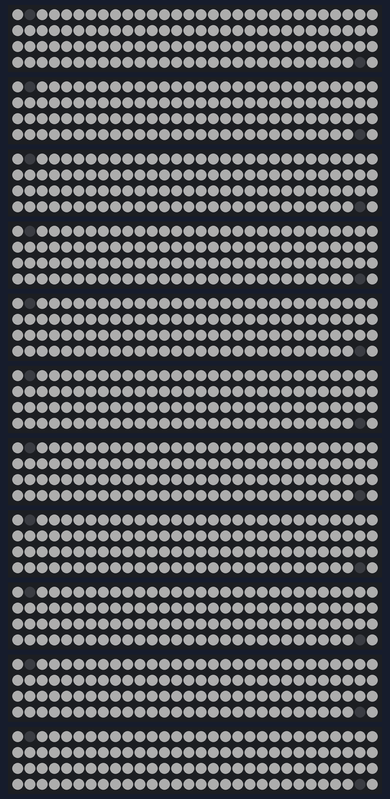
Simulated run of this sketch. Board: ESP32. Shown: 11 × 120 RGB LEDs in strip order, left to right, continuing on the next row. Dim RGB values are drawn brighter than linear.

Above: at 4.9 s.

The sketch:

rgb_reciver_final.ino
```cpp
#include "freertos/FreeRTOS.h"
#include "freertos/task.h"
#include "freertos/queue.h"
#include "driver/gpio.h"
#include "esp_log.h"
#include "esp_attr.h"
//#include <FastLED_NeoPixel.h>
#include <Adafruit_NeoPixel.h>

#ifdef __AVR__
#include <avr/power.h>
#endif

#define INTERRUPT_PIN GPIO_NUM_17  // Eingangspin für Interrupt
#define STRIPE1 GPIO_NUM_0
#define STRIPE2 GPIO_NUM_1
#define STRIPE3 GPIO_NUM_2
#define STRIPE4 GPIO_NUM_3
#define STRIPE5 GPIO_NUM_15
#define STRIPE6 GPIO_NUM_16
#define STRIPE7 GPIO_NUM_18
#define STRIPE8 GPIO_NUM_48
#define STRIPE9 GPIO_NUM_45
#define STRIPE10 GPIO_NUM_46
#define STRIPE11 GPIO_NUM_47

#define NUMBPIXELS 120


static const char *TAG = "ISR_QUEUE";

static QueueHandle_t gpio_evt_queue = NULL;
static int pin_level_glob = 0;
hw_timer_t *myTimer = NULL;
Adafruit_NeoPixel pixels1(NUMBPIXELS, STRIPE1, NEO_GRB + NEO_KHZ800);
Adafruit_NeoPixel pixels2(NUMBPIXELS, STRIPE2, NEO_GRB + NEO_KHZ800);
Adafruit_NeoPixel pixels3(NUMBPIXELS, STRIPE3, NEO_GRB + NEO_KHZ800);
Adafruit_NeoPixel pixels4(NUMBPIXELS, STRIPE4, NEO_GRB + NEO_KHZ800);
Adafruit_NeoPixel pixels5(NUMBPIXELS, STRIPE5, NEO_GRB + NEO_KHZ800);
Adafruit_NeoPixel pixels6(NUMBPIXELS, STRIPE6, NEO_GRB + NEO_KHZ800);
Adafruit_NeoPixel pixels7(NUMBPIXELS, STRIPE7, NEO_GRB + NEO_KHZ800);
Adafruit_NeoPixel pixels8(NUMBPIXELS, STRIPE8, NEO_GRB + NEO_KHZ800);
Adafruit_NeoPixel pixels9(NUMBPIXELS, STRIPE9, NEO_GRB + NEO_KHZ800);
Adafruit_NeoPixel pixels10(NUMBPIXELS, STRIPE10, NEO_GRB + NEO_KHZ800);
Adafruit_NeoPixel pixels11(NUMBPIXELS, STRIPE11, NEO_GRB + NEO_KHZ800);
/*FastLED_NeoPixel<NUMBPIXELS, STRIPE1, NEO_GRB + NEO_KHZ800> pixels1;      // <- The new FastLED_NeoPixel object
FastLED_NeoPixel<NUMBPIXELS, STRIPE2, NEO_GRB + NEO_KHZ800> pixels2;      // <- The new FastLED_NeoPixel object
FastLED_NeoPixel<NUMBPIXELS, STRIPE3, NEO_GRB + NEO_KHZ800> pixels3;      // <- The new FastLED_NeoPixel object
FastLED_NeoPixel<NUMBPIXELS, STRIPE4, NEO_GRB + NEO_KHZ800> pixels4;      // <- The new FastLED_NeoPixel object
FastLED_NeoPixel<NUMBPIXELS, STRIPE5, NEO_GRB + NEO_KHZ800> pixels5;      // <- The new FastLED_NeoPixel object
FastLED_NeoPixel<NUMBPIXELS, STRIPE6, NEO_GRB + NEO_KHZ800> pixels6;      // <- The new FastLED_NeoPixel object
FastLED_NeoPixel<NUMBPIXELS, STRIPE7, NEO_GRB + NEO_KHZ800> pixels7;      // <- The new FastLED_NeoPixel object
FastLED_NeoPixel<NUMBPIXELS, STRIPE8, NEO_GRB + NEO_KHZ800> pixels8;      // <- The new FastLED_NeoPixel object
FastLED_NeoPixel<NUMBPIXELS, STRIPE9, NEO_GRB + NEO_KHZ800> pixels9;      // <- The new FastLED_NeoPixel object
FastLED_NeoPixel<NUMBPIXELS, STRIPE10, NEO_GRB + NEO_KHZ800> pixels10;      // <- The new FastLED_NeoPixel object
FastLED_NeoPixel<NUMBPIXELS, STRIPE11, NEO_GRB + NEO_KHZ800> pixels11;      // <- The new FastLED_NeoPixel object*/

// Adafruit_NeoPixel strip(LED_COUNT, LED_PIN, COLOR_ORDER);  // <- The original Adafruit_NeoPixel object
//FastLED_NeoPixel<LED_COUNT, LED_PIN, COLOR_ORDER> strip;      // <- The new FastLED_NeoPixel object
void setPixel(Adafruit_NeoPixel stripe, int pixelIndex, int red, int blue, int green) {
  //int pixelCorrespondIndex = 119-pixelIndex;
  stripe.setPixelColor(pixelIndex, stripe.Color(red, blue, green));
  //stripe.setPixelColor(pixelCorrespondIndex, stripe.Color(red, blue, green));
  stripe.show();
}

// ISR – wird bei steigender Flanke auf IN_GPIO ausgelöst
void IRAM_ATTR gpio_isr_handler(void *arg) {
  //ESP_LOGI(TAG,"ISR ausgelöst! GPIO: "); // Debug-Log für Interrupt
  if (xQueueSendFromISR(gpio_evt_queue, arg, NULL)) {

    //ESP_LOGI(TAG, "Event in Queue");  // → Event in Queue
  } else {
    //ESP_LOGI(TAG, "Queue full, event not sent");  // → Queue voll
  }
}
void loop() {
  sequence();
}


void setup() {

  /*gpio_config_t io_conf1 = {
        .pin_bit_mask = 1ULL << STRIPE1, // Bitmask for GPIO 0
        .mode = GPIO_MODE_OUTPUT,                // Set as output
        .pull_up_en = GPIO_PULLUP_DISABLE,
        .pull_down_en = GPIO_PULLDOWN_DISABLE,
        .intr_type = GPIO_INTR_DISABLE
    };
    gpio_config_t io_conf2 = {
        .pin_bit_mask = 1ULL << STRIPE2, // Bitmask for GPIO 1
        .mode = GPIO_MODE_OUTPUT,                // Set as output
        .pull_up_en = GPIO_PULLUP_DISABLE,
        .pull_down_en = GPIO_PULLDOWN_DISABLE,
        .intr_type = GPIO_INTR_DISABLE
    };
    gpio_config_t io_conf3 = {
        .pin_bit_mask = 1ULL << STRIPE3, // Bitmask for GPIO 2
        .mode = GPIO_MODE_OUTPUT,                // Set as output
        .pull_up_en = GPIO_PULLUP_DISABLE,
        .pull_down_en = GPIO_PULLDOWN_DISABLE,
        .intr_type = GPIO_INTR_DISABLE
    };
    gpio_config_t io_conf4 = {
        .pin_bit_mask = 1ULL << STRIPE4, // Bitmask for GPIO 3
        .mode = GPIO_MODE_OUTPUT,                // Set as output
        .pull_up_en = GPIO_PULLUP_DISABLE,
        .pull_down_en = GPIO_PULLDOWN_DISABLE,
        .intr_type = GPIO_INTR_DISABLE
    };
    gpio_config_t io_conf5 = {
        .pin_bit_mask = 1ULL << STRIPE5, // Bitmask for GPIO 15
        .mode = GPIO_MODE_OUTPUT,                // Set as output
        .pull_up_en = GPIO_PULLUP_DISABLE,
        .pull_down_en = GPIO_PULLDOWN_DISABLE,
        .intr_type = GPIO_INTR_DISABLE
    };
    gpio_config_t io_conf6 = {
        .pin_bit_mask = 1ULL << STRIPE6, // Bitmask for GPIO 16
        .mode = GPIO_MODE_OUTPUT,                // Set as output
        .pull_up_en = GPIO_PULLUP_DISABLE,
        .pull_down_en = GPIO_PULLDOWN_DISABLE,
        .intr_type = GPIO_INTR_DISABLE
    };
    gpio_config_t io_conf7 = {
        .pin_bit_mask = 1ULL << STRIPE7, // Bitmask for GPIO 17
        .mode = GPIO_MODE_OUTPUT,                // Set as output
        .pull_up_en = GPIO_PULLUP_DISABLE,
        .pull_down_en = GPIO_PULLDOWN_DISABLE,
        .intr_type = GPIO_INTR_DISABLE
    };
    gpio_config_t io_conf8 = {
        .pin_bit_mask = 1ULL << STRIPE8, // Bitmask for GPIO 18
        .mode = GPIO_MODE_OUTPUT,                // Set as output
        .pull_up_en = GPIO_PULLUP_DISABLE,
        .pull_down_en = GPIO_PULLDOWN_DISABLE,
        .intr_type = GPIO_INTR_DISABLE
    };
    gpio_config_t io_conf9 = {
        .pin_bit_mask = 1ULL << STRIPE9, // Bitmask for GPIO 21
        .mode = GPIO_MODE_OUTPUT,                // Set as output
        .pull_up_en = GPIO_PULLUP_DISABLE,
        .pull_down_en = GPIO_PULLDOWN_DISABLE,
        .intr_type = GPIO_INTR_DISABLE
    };
    gpio_config_t io_conf10 = {
        .pin_bit_mask = 1ULL << STRIPE10, // Bitmask for GPIO 45
        .mode = GPIO_MODE_OUTPUT,                // Set as output
        .pull_up_en = GPIO_PULLUP_DISABLE,
        .pull_down_en = GPIO_PULLDOWN_DISABLE,
        .intr_type = GPIO_INTR_DISABLE
    };
    gpio_config_t io_conf11 = {
        .pin_bit_mask = 1ULL << STRIPE11, // Bitmask for GPIO 46
        .mode = GPIO_MODE_OUTPUT,                // Set as output
        .pull_up_en = GPIO_PULLUP_DISABLE,
        .pull_down_en = GPIO_PULLDOWN_DISABLE,
        .intr_type = GPIO_INTR_DISABLE
    };
    gpio_config(&io_conf1);
    gpio_config(&io_conf2);
    gpio_config(&io_conf3);
    gpio_config(&io_conf4);
    gpio_config(&io_conf5);
    gpio_config(&io_conf6);
    gpio_config(&io_conf7);
    gpio_config(&io_conf8);
    gpio_config(&io_conf9);
    gpio_config(&io_conf10);
    gpio_config(&io_conf11);
    */
  // Konfiguriere IN_GPIO (Eingang, Interrupt auf beliebige Flanke)
  gpio_config_t io_conf_in = {
    .pin_bit_mask = (1ULL << INTERRUPT_PIN),
    .mode = GPIO_MODE_INPUT,
    .pull_up_en = GPIO_PULLUP_DISABLE,
    .pull_down_en = GPIO_PULLDOWN_ENABLE,
    .intr_type = GPIO_INTR_ANYEDGE
  };
  gpio_config(&io_conf_in);


  // Event-Queue initialisieren
  gpio_evt_queue = xQueueCreate(10, sizeof(uint32_t));
  myTimer = timerBegin(40000000);
  timerStart(myTimer);
  //xTaskCreate(gpio_event_task, "gpio_event_task", 4096, NULL, 10, NULL);
  pixels1.begin();
  pixels2.begin();
  pixels3.begin();
  pixels4.begin();
  pixels5.begin();
  pixels6.begin();
  pixels7.begin();
  pixels8.begin();
  pixels9.begin();
  pixels10.begin();
  pixels11.begin();
}

void sequence() {
  //for(int i = 0; i < 255; i++){
  int i = 50;
  int k = 50;
  for (int j = 0; j < 120; j++) {
    pixels1.setPixelColor(j, pixels1.Color(i, i, i));
    pixels2.setPixelColor(j, pixels2.Color(i, i, i));
    pixels3.setPixelColor(j, pixels3.Color(i, i, i));
    pixels4.setPixelColor(j, pixels4.Color(i, i, i));
    pixels5.setPixelColor(j, pixels5.Color(i, i, i));
    pixels6.setPixelColor(j, pixels6.Color(i, i, i));
    pixels7.setPixelColor(j, pixels7.Color(i, i, i));
    pixels8.setPixelColor(j, pixels8.Color(i, i, i));
    pixels9.setPixelColor(j, pixels9.Color(i, i, i));
    pixels10.setPixelColor(j, pixels10.Color(i, i, i));
    pixels11.setPixelColor(j, pixels11.Color(i, i, i));
  }
  pixels1.show();
  pixels2.show();
  pixels3.show();
  pixels4.show();
  pixels5.show();
  pixels6.show();
  pixels7.show();
  pixels8.show();
  pixels9.show();
  pixels10.show();
  pixels11.show();
  //FastLED.show(150);
  //}
  //for(int i = 255; i > 0; i--){
  i = 0;

  for (int j = 0; j < 119; j++) {
    if (j == 0) {
      pixels1.setPixelColor(j, pixels1.Color(i, i, i));
      pixels1.setPixelColor((119 - j), pixels1.Color(i, i, i));
      pixels2.setPixelColor(j, pixels2.Color(i, i, i));
      pixels2.setPixelColor((119 - j), pixels2.Color(i, i, i));
      pixels3.setPixelColor(j, pixels3.Color(i, i, i));
      pixels3.setPixelColor((119 - j), pixels3.Color(i, i, i));
      pixels4.setPixelColor(j, pixels4.Color(i, i, i));
      pixels4.setPixelColor((119 - j), pixels4.Color(i, i, i));
      pixels5.setPixelColor(j, pixels5.Color(i, i, i));
      pixels5.setPixelColor((119 - j), pixels5.Color(i, i, i));
      pixels6.setPixelColor(j, pixels6.Color(i, i, i));
      pixels6.setPixelColor((119 - j), pixels6.Color(i, i, i));
      pixels7.setPixelColor(j, pixels7.Color(i, i, i));
      pixels7.setPixelColor((119 - j), pixels7.Color(i, i, i));
      pixels8.setPixelColor(j, pixels8.Color(i, i, i));
      pixels8.setPixelColor((119 - j), pixels8.Color(i, i, i));
      pixels9.setPixelColor(j, pixels9.Color(i, i, i));
      pixels9.setPixelColor((119 - j), pixels9.Color(i, i, i));
      pixels10.setPixelColor(j, pixels10.Color(i, i, i));
      pixels10.setPixelColor((119 - j), pixels10.Color(i, i, i));
      pixels11.setPixelColor(j, pixels11.Color(i, i, i));
      pixels11.setPixelColor((119 - j), pixels11.Color(i, i, i));
    } else {
      pixels1.setPixelColor(j - 1, pixels1.Color(k, k, k));
      pixels1.setPixelColor(j, pixels1.Color(i, i, i));
      pixels1.setPixelColor((119 - j), pixels1.Color(i, i, i));
      pixels1.setPixelColor((119 - j + 1), pixels1.Color(k, k, k));
      pixels2.setPixelColor(j - 1, pixels1.Color(k, k, k));
      pixels2.setPixelColor(j, pixels2.Color(i, i, i));
      pixels2.setPixelColor((119 - j), pixels2.Color(i, i, i));
      pixels2.setPixelColor((119 - j + 1), pixels1.Color(k, k, k));
      pixels3.setPixelColor(j - 1, pixels1.Color(k, k, k));
      pixels3.setPixelColor(j, pixels3.Color(i, i, i));
      pixels3.setPixelColor((119 - j), pixels3.Color(i, i, i));
      pixels3.setPixelColor((119 - j + 1), pixels1.Color(k, k, k));
      pixels4.setPixelColor(j - 1, pixels1.Color(k, k, k));
      pixels4.setPixelColor(j, pixels4.Color(i, i, i));
      pixels4.setPixelColor((119 - j), pixels4.Color(i, i, i));
      pixels4.setPixelColor((119 - j + 1), pixels1.Color(k, k, k));
      pixels5.setPixelColor(j - 1, pixels1.Color(k, k, k));
      pixels5.setPixelColor(j, pixels5.Color(i, i, i));
      pixels5.setPixelColor((119 - j), pixels5.Color(i, i, i));
      pixels5.setPixelColor((119 - j + 1), pixels1.Color(k, k, k));
      pixels6.setPixelColor(j - 1, pixels1.Color(k, k, k));
      pixels6.setPixelColor(j, pixels6.Color(i, i, i));
      pixels6.setPixelColor((119 - j), pixels6.Color(i, i, i));
      pixels6.setPixelColor((119 - j + 1), pixels1.Color(k, k, k));
      pixels7.setPixelColor(j - 1, pixels1.Color(k, k, k));
      pixels7.setPixelColor(j, pixels7.Color(i, i, i));
      pixels7.setPixelColor((119 - j), pixels7.Color(i, i, i));
      pixels7.setPixelColor((119 - j + 1), pixels1.Color(k, k, k));
      pixels8.setPixelColor(j - 1, pixels1.Color(k, k, k));
      pixels8.setPixelColor(j, pixels8.Color(i, i, i));
      pixels8.setPixelColor((119 - j), pixels8.Color(i, i, i));
      pixels8.setPixelColor((119 - j + 1), pixels1.Color(k, k, k));
      pixels9.setPixelColor(j - 1, pixels1.Color(k, k, k));
      pixels9.setPixelColor(j, pixels9.Color(i, i, i));
      pixels9.setPixelColor((119 - j), pixels9.Color(i, i, i));
      pixels9.setPixelColor((119 - j + 1), pixels1.Color(k, k, k));
      pixels10.setPixelColor(j - 1, pixels1.Color(k, k, k));
      pixels10.setPixelColor(j, pixels10.Color(i, i, i));
      pixels10.setPixelColor((119 - j), pixels10.Color(i, i, i));
      pixels10.setPixelColor((119 - j + 1), pixels1.Color(k, k, k));
      pixels11.setPixelColor(j - 1, pixels1.Color(k, k, k));
      pixels11.setPixelColor(j, pixels11.Color(i, i, i));
      pixels11.setPixelColor((119 - j), pixels11.Color(i, i, i));
      pixels11.setPixelColor((119 - j + 1), pixels1.Color(k, k, k));
    }
    pixels1.show();
    pixels2.show();
    pixels3.show();
    pixels4.show();
    pixels5.show();
    pixels6.show();
    pixels7.show();
    pixels8.show();
    pixels9.show();
    pixels10.show();
    pixels11.show();
  }
  //FastLED.show();

  //}
  /*
for(int i = 0; i < 255; i++){
        for(int j = 0; j < 120; j++){
            pixels1.setPixelColor(j, pixels1.Color(0, i, 0));
pixels2.setPixelColor(j, pixels2.Color(0, i, 0));
        pixels3.setPixelColor(j, pixels3.Color(0, i, 0));
        pixels4.setPixelColor(j, pixels4.Color(0, i, 0));
        pixels5.setPixelColor(j, pixels5.Color(0, i, 0));
        pixels6.setPixelColor(j, pixels6.Color(0, i, 0));
        pixels7.setPixelColor(j, pixels7.Color(0, i, 0));
        pixels8.setPixelColor(j, pixels8.Color(0, i, 0));
        pixels9.setPixelColor(j, pixels9.Color(0, i, 0));
        pixels10.setPixelColor(j, pixels10.Color(0, i, 0));
        pixels11.setPixelColor(j, pixels11.Color(0, i, 0));


        setPixel(pixels1, j, 0, i, 0);
        setPixel(pixels2, j, 0, i, 0);
        setPixel(pixels3, j, 0, i, 0);
        setPixel(pixels4, j, 0, i, 0);
        setPixel(pixels5, j, 0, i, 0);
        setPixel(pixels6, j, 0, i, 0);
        setPixel(pixels7, j, 0, i, 0);
        setPixel(pixels8, j, 0, i, 0);
        setPixel(pixels9, j, 0, i, 0);
        setPixel(pixels10, j, 0, i, 0);
        setPixel(pixels11, j, 0, i, 0);
    }
        pixels1.show();
        pixels2.show();
        pixels3.show();
        pixels4.show();
        pixels5.show();
        pixels6.show();
        pixels7.show();
        pixels8.show();
        pixels9.show();
        pixels10.show();
        pixels11.show();}
    for(int i = 255; i > 0; i--){
        for(int j = 0; j < 120; j++)
        {
        pixels1.setPixelColor(j, pixels1.Color(0, i, 0));
pixels2.setPixelColor(j, pixels2.Color(0, i, 0));
        pixels3.setPixelColor(j, pixels3.Color(0, i, 0));
        pixels4.setPixelColor(j, pixels4.Color(0, i, 0));
        pixels5.setPixelColor(j, pixels5.Color(0, i, 0));
        pixels6.setPixelColor(j, pixels6.Color(0, i, 0));
        pixels7.setPixelColor(j, pixels7.Color(0, i, 0));
        pixels8.setPixelColor(j, pixels8.Color(0, i, 0));
        pixels9.setPixelColor(j, pixels9.Color(0, i, 0));
        pixels10.setPixelColor(j, pixels10.Color(0, i, 0));
        pixels11.setPixelColor(j, pixels11.Color(0, i, 0));

        setPixel(pixels1, j, 0, i, 0);
        setPixel(pixels2, j, 0, i, 0);
        setPixel(pixels3, j, 0, i, 0);
        setPixel(pixels4, j, 0, i, 0);
        setPixel(pixels5, j, 0, i, 0);
        setPixel(pixels6, j, 0, i, 0);
        setPixel(pixels7, j, 0, i, 0);
        setPixel(pixels8, j, 0, i, 0);
        setPixel(pixels9, j, 0, i, 0);
        setPixel(pixels10, j, 0, i, 0);
        setPixel(pixels11, j, 0, i, 0);
        delay(1);
        }

        pixels1.show();
        pixels2.show();
        pixels3.show();
        pixels4.show();
        pixels5.show();
        pixels6.show();
        pixels7.show();
        pixels8.show();
        pixels9.show();
        pixels10.show();
        pixels11.show();
    }
delay(1);
for(int i = 0; i < 255; i++){
        for(int j = 0; j < 120; j++)
        {
            pixels1.setPixelColor(j, pixels1.Color(0, 0, i));
pixels2.setPixelColor(j, pixels2.Color(0, 0, i));
        pixels3.setPixelColor(j, pixels3.Color(0, 0, i));
        pixels4.setPixelColor(j, pixels4.Color(0, 0, i));
        pixels5.setPixelColor(j, pixels5.Color(0, 0, i));
        pixels6.setPixelColor(j, pixels6.Color(0, 0, i));
        pixels7.setPixelColor(j, pixels7.Color(0, 0, i));
        pixels8.setPixelColor(j, pixels8.Color(0, 0, i));
        pixels9.setPixelColor(j, pixels9.Color(0, 0, i));
        pixels10.setPixelColor(j, pixels10.Color(0, 0, i));
        pixels11.setPixelColor(j, pixels11.Color(0, 0, i));
        setPixel(pixels1, j, 0, 0, i);
        setPixel(pixels2, j, 0, 0, i);
        setPixel(pixels3, j, 0, 0, i);
        setPixel(pixels4, j, 0, 0, i);
        setPixel(pixels5, j, 0, 0, i);
        setPixel(pixels6, j, 0, 0, i);
        setPixel(pixels7, j, 0, 0, i);
        setPixel(pixels8, j, 0, 0, i);
        setPixel(pixels9, j, 0, 0, i);
        setPixel(pixels10, j, 0, 0, i);
        setPixel(pixels11, j, 0, 0, i);
    }
        pixels1.show();
        pixels2.show();
        pixels3.show();
        pixels4.show();
        pixels5.show();
        pixels6.show();
        pixels7.show();
        pixels8.show();
        pixels9.show();
        pixels10.show();
        pixels11.show();
        }
    for(int i = 255; i > 0; i--){
        for(int j = 0; j < 120; j++)
        {
            pixels1.setPixelColor(j, pixels1.Color(0, 0, i));
pixels2.setPixelColor(j, pixels2.Color(0, 0, i));
        pixels3.setPixelColor(j, pixels3.Color(i, i, i));
        pixels4.setPixelColor(j, pixels4.Color(i, i, i));
        pixels5.setPixelColor(j, pixels5.Color(i, i, i));
        pixels6.setPixelColor(j, pixels6.Color(i, i, i));
        pixels7.setPixelColor(j, pixels7.Color(i, i, i));
        pixels8.setPixelColor(j, pixels8.Color(i, i, i));
        pixels9.setPixelColor(j, pixels9.Color(i, i, i));
        pixels10.setPixelColor(j, pixels10.Color(i, i, i));
        pixels11.setPixelColor(j, pixels11.Color(i, i, i));
        setPixel(pixels1, j, 0, 0, i);
        setPixel(pixels2, j, 0, 0, i);
        setPixel(pixels3, j, 0, 0, i);
        setPixel(pixels4, j, 0, 0, i);
        setPixel(pixels5, j, 0, 0, i);
        setPixel(pixels6, j, 0, 0, i);
        setPixel(pixels7, j, 0, 0, i);
        setPixel(pixels8, j, 0, 0, i);
        setPixel(pixels9, j, 0, 0, i);
        setPixel(pixels10, j, 0, 0, i);
        setPixel(pixels11, j, 0, 0, i);
        }
        pixels1.show();
        pixels2.show();
        pixels3.show();
        pixels4.show();
        pixels5.show();
        pixels6.show();
        pixels7.show();
        pixels8.show();
        pixels9.show();
        pixels10.show();
        pixels11.show();
    }*/
}
```
